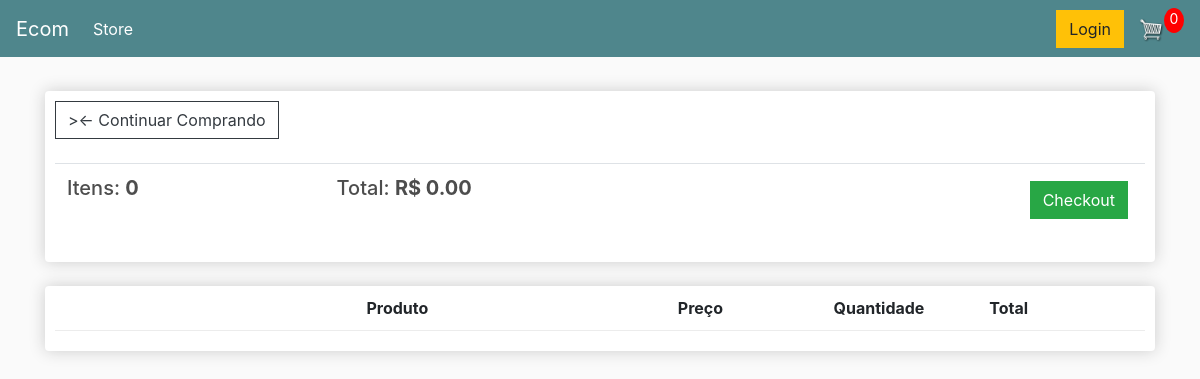
Before: /carrinho/ (signed in) with the older database file.
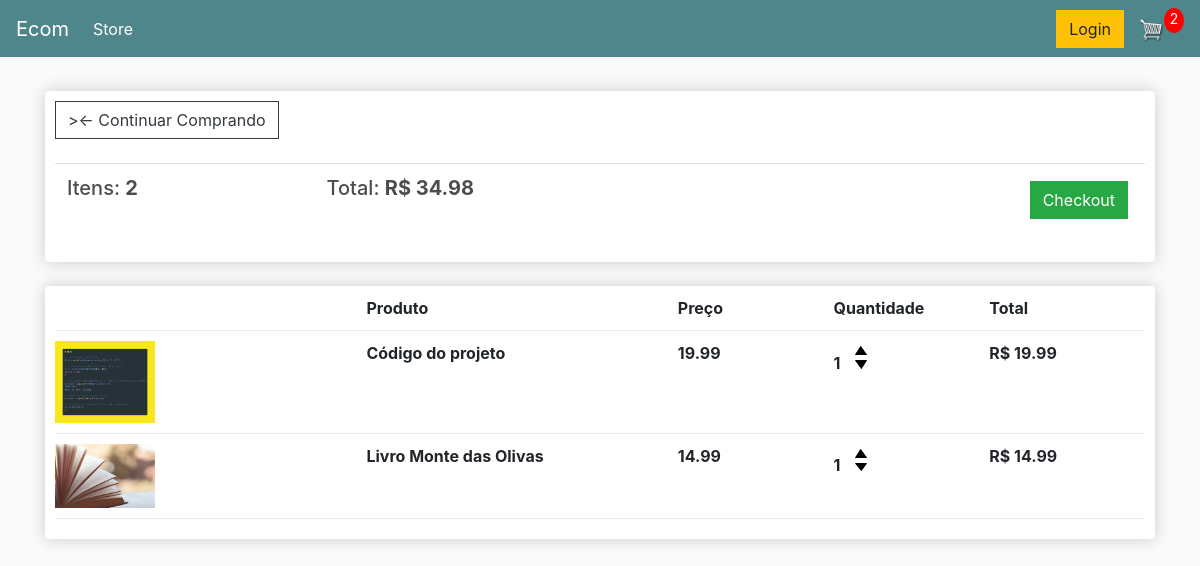
After: the same page with the newer database file.
### loja/models.py (models this page shows, shortened)
class Pedido(models.Model):
    cliente = models.ForeignKey(Cliente, on_delete=models.SET_NULL, blank=True, null=True)
    data_pedido = models.DateTimeField(auto_now_add=True)
    completo = models.BooleanField(default=False, null=True, blank=False)
    transacao_id = models.CharField(max_length=200, null=True)
    @property
    def get_cart_total(self):
        pedidoitem = self.itempedido_set.all()
        total = sum([item.get_total for item in pedidoitem])
        return total
    @property
    def get_cart_items(self):
        pedidoitem = self.itempedido_set.all()
        total = sum([item.quantidade for item in pedidoitem])
        return total

class ItemPedido(models.Model):
    produto = models.ForeignKey(Produto, on_delete=models.SET_NULL, blank=True, null=True)
    pedido = models.ForeignKey(Pedido, on_delete=models.SET_NULL, blank=True, null=True)
    quantidade = models.IntegerField(default=0, null=True, blank=True)
    data_adicionado = models.DateTimeField(auto_now_add=True)
    @property
    def get_total(self):
        total = self.produto.preco * self.quantidade
        return total

class Produto(models.Model):
    nome = models.CharField(max_length=200, null=True)
    preco = models.FloatField()
    digital = models.BooleanField(default=False, null=True, blank=False)
    image = models.ImageField(null=True, blank=True)
    @property
    def imageURL(self):
        try:
            url = self.image.url
        except:
            url = ''
        return url

### loja/views.py (the view)
# urls.py: path('carrinho/', views.carrinho, name='carrinho'),
def carrinho(request):
    if request.user.is_authenticated:
        cliente = request.user.cliente
        pedido, created = Pedido.objects.get_or_create(cliente=cliente, completo=False)
        itens = pedido.itempedido_set.all()
        pedidoCarrinho = pedido.get_cart_items
    else:
        itens = []
        pedido = {'get_cart_total':0, 'get_cart_items':0, 'shipping':False}
        pedidoCarrinho = pedido['get_cart_items']
    context = {'itens':itens, 'pedido':pedido, 'pedidoCarrinho': pedidoCarrinho}
    return render(request, 'loja/carrinho.html', context)

### loja/Templates/loja/carrinho.html
{% extends 'loja/main.html' %}
{% load static %}
{% block content %}
    <div class="row">
        <div class="col-lg-12">
            <div class="box-element">
                <a class="btn btn-outline-dark" href="{% url 'loja' %}"> >&#x2190; Continuar Comprando</a>
                <br>
                <br>
                <table class="table">
                    <tr>
                        <th><h5>Itens: <strong>{{pedido.get_cart_items}}</strong></h5></th>
                        <th><h5>Total: <strong>R$ {{pedido.get_cart_total|floatformat:2}}</strong></h5></th>
                        <th>
                            <a style="float:right; margin:5px;" class="btn btn-success" href="{% url 'checkout' %}">
                            Checkout</a>
                        </th>
                    </tr>
                </table>
            </div>
            <br>
            <div class="box-element">
                <div class="cart-row">
                    <div style="flex:2"></div>
                    <div style="flex:2"><strong>Produto</strong></div>
                    <div style="flex:1"><strong>Preço</strong></div>
                    <div style="flex:1"><strong>Quantidade</strong></div>
                    <div style="flex:1"><strong>Total</strong></div>
                </div>
                {% for item in itens %}
                <div class="cart-row">
                    <div style="flex:2"><img class="row-image" src="{{ item.produto.imageURL }}"></div>
                    <div style="flex:2"><strong>{{item.produto.nome}}</strong></div>
                    <div style="flex:1"><strong>{{item.produto.preco|floatformat:2}}</strong></div>
                    <div style="flex:1">
                        <p class="quantity">{{item.quantidade}}</p>
                        <div class="quantity">
                            <img data-produto={{item.produto.id}} data-action="add" class="chg-quantity update-cart" src="{% static 'images/arrow-up.png' %}">
                            <img data-produto={{item.produto.id}} data-action="remove" class="chg-quantity update-cart" src="{% static 'images/arrow-down.png' %}">
                        </div>
                    </div>
                    <div style="flex:1"><strong>R$ {{item.get_total}}</strong></div>
                </div>
                {% endfor %}
            </div>
        </div>
    </div>
{% endblock content %}

### loja/Templates/loja/main.html (shortened to what this page needs)
<!DOCTYPE html>
{% load static %}
<html>
<head>
	<link rel="stylesheet" href="https://stackpath.bootstrapcdn.com/bootstrap/4.4.1/css/bootstrap.min.css">
	<link rel="stylesheet" type="text/css" href="{% static 'css/main.css' %}">
</head>
<body>
	<nav class="navbar navbar-expand-lg navbar-dark bg-dark">
	    <a class="navbar-brand" href="{% url 'loja' %}">Ecom</a>
	    <div class="collapse navbar-collapse" id="navbarSupportedContent">
	        <ul class="navbar-nav mr-auto">
	        <li class="nav-item active">
	            <a class="nav-link" href="{% url 'loja' %}">Store <span class="sr-only">(current)</span></a>
	        </li>
	        </ul>
	        <div class="form-inline my-2 my-lg-0">
	     	    <a href="#"class="btn btn-warning">Login</a>
	     	    <a href="{% url 'carrinho' %}">
	    		    <img  id="cart-icon" src="{% static 'images/cart.png' %}">
	    	    </a>
	    	    <p id="cart-total">{{pedidoCarrinho}}</p>
            </div>
        </div>
	</nav>
     <div class="container">
            <br>
            {% block content %}
            {% endblock content %}
         </div>
</body>
</html>

### static/css/main.css (style rules this page uses)
body { background-color: hsl(0, 0%, 98%); }
h1,h2,h3,h4,h5,h6 { color:hsl(0, 0%, 30%); }
.box-element { box-shadow:hsl(0, 0%, 80%) 0 0 16px; background-color: #fff; border-radius: 4px; padding: 10px; }
.bg-dark { background-color: #4f868c!important; }
#cart-icon { width:25px; display: inline-block; margin-left: 15px; }
#cart-total { display: block; text-align: center; color:#fff; background-color: red; width: 20px; height: 25px; border-radius: 50%; font-size: 14px; }
.col-lg-4, .col-lg-6, .col-lg-8, .col-lg-12 { margin-top: 10px; }
.btn { border-radius: 0; }
.row-image { width: 100px; }
.cart-row { display: flex; align-items: flex-stretch; padding-bottom: 10px; margin-bottom: 10px; border-bottom: 1px solid #ececec; }
.quantity { display: inline-block; font-weight: 700; padding-right:10px; }
.chg-quantity { width: 12px; cursor: pointer; display: block; margin-top: 5px; transition:.1s; }

Changed rows visible on the page:
computed for Pedido: get_cart_items "0" → "2"; get_cart_total "0.00" → "34.98"
added ItemPedido: produto.imageURL (picture), produto.nome "Código do projeto", produto.preco "19.99", quantidade "1", get_total "19.99"
added ItemPedido: produto.imageURL (picture), produto.nome "Livro Monte das Olivas", produto.preco "14.99", quantidade "1", get_total "14.99"
Other visible differences:
{{ pedidoCarrinho }}: "0" → "2"
